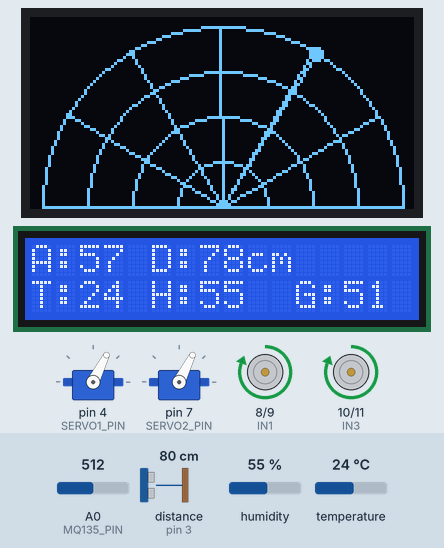
Recording of a sketch running on a simulated Arduino Uno, built with avr-gcc and run on an emulated ATmega328P. Parts: 2 × servo, 128×64 one-colour display, 16×2 character LCD, motor-driver pin pairs drawn as motors (green arrow = first pin HIGH = forward, orange = second pin HIGH = backward, longer = more drive). Wiring (inferred from the names in the program): ultrasonic range finder: trigger pin 2; echo pin 3. The test bench sets the inputs (shaded band); at power-on: distance to the obstacle (sensor on pin 3) 80 cm, temperature 24 °C, A0 (MQ135_PIN) = 512, humidity 55 %. The echo pulse lasts 58.3 µs per cm; what the sketch prints to the serial monitor is not drawn.

Above: at 1.01 s.
1.3 s: distance to the obstacle (sensor on pin 3) set to 120 cm
At 2.69 s:
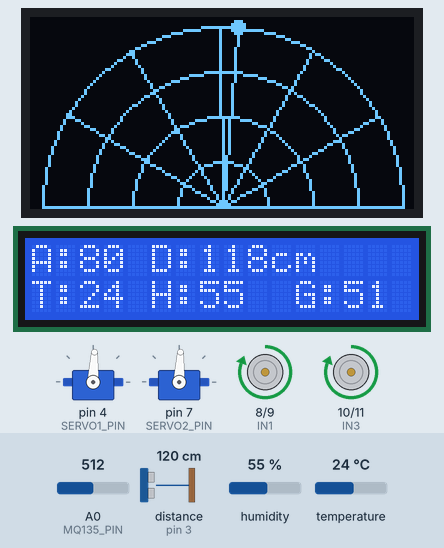
3.0 s: temperature set to 11 °C
At 5.4 s:
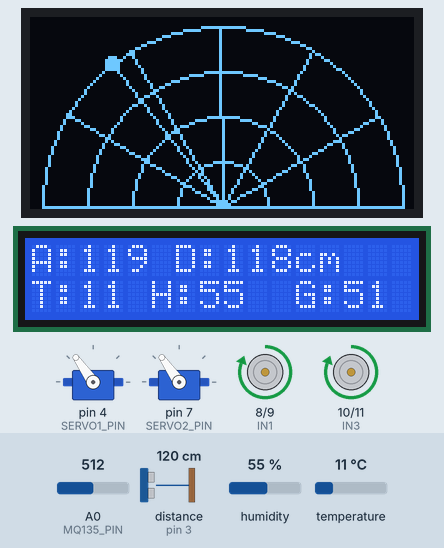
6.1 s: temperature set to 8 °C
At 7.61 s:
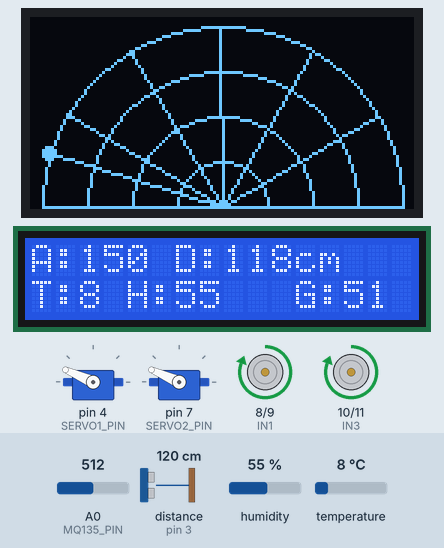
8.1 s: distance to the obstacle (sensor on pin 3) set to 9 cm
At 14.1 s:
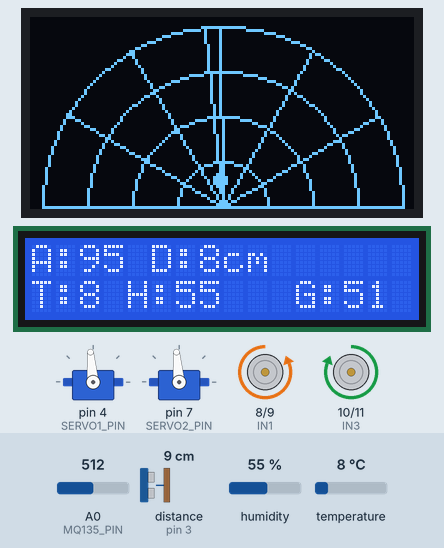
14.4 s: distance to the obstacle (sensor on pin 3) set to 60 cm
At 17.53 s:
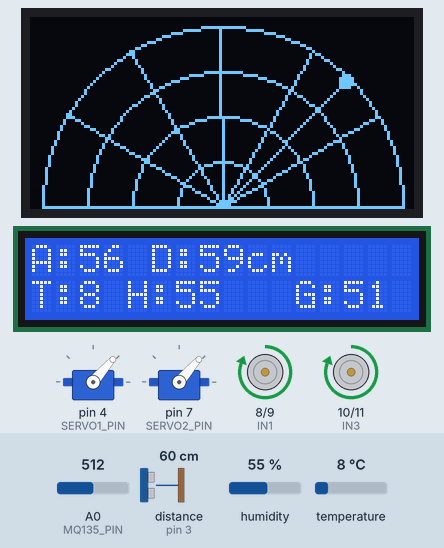
Timing chart, 0 to 21.0 s (numbered marks = the images above; inputs shaded):
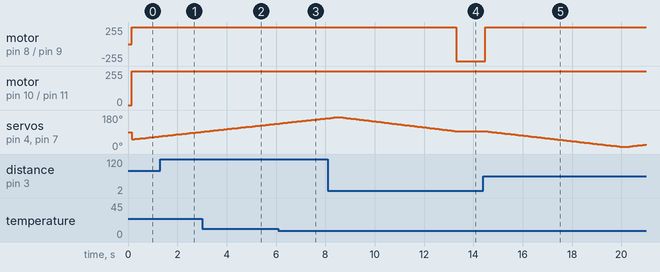

Measured:
- the behaviour switches between 10 and 9 °C on temperature (found by bisection; images 2 and 3)
- after the input at 8.1 s, motor on pin 8 (IN1) / pin 9 (IN2): forward 255/255 → backward 255/255 after 5.2 s
- after the input at 14.4 s, motor on pin 8 (IN1) / pin 9 (IN2): backward 255/255 → forward 255/255 after 0.09 s; the display: first changes after 0.09 s (image 5 shows a later state)

The sketch:

1.ino
```cpp
#include <Wire.h>
#include <Adafruit_GFX.h>
#include <Adafruit_SSD1306.h>
#include <LiquidCrystal_I2C.h>
#include <Servo.h>
#include <DHT.h>

// === OLED настройки ===
#define SCREEN_WIDTH 128
#define SCREEN_HEIGHT 64
#define OLED_RESET -1

// === DHT11 ===
#define DHTPIN 13
#define DHTTYPE DHT11
DHT dht(DHTPIN, DHTTYPE);

// === MQ135 ===
#define MQ135_PIN A0

Adafruit_SSD1306 display(SCREEN_WIDTH, SCREEN_HEIGHT, &Wire, OLED_RESET);

// === LCD ===
LiquidCrystal_I2C lcd(0x27, 16, 2);

// === Моторы ===
const int IN1 = 8;
const int IN2 = 9;
const int IN3 = 10;
const int IN4 = 11;

// === HC-SR04 ===
const int TRIG = 2;
const int ECHO = 3;
const int DISTANCE_THRESHOLD = 30;

// === Сервоприводы ===
const int SERVO1_PIN = 4;  // фронт
const int SERVO2_PIN = 7;  // радар
Servo servo1, servo2;

float angle1 = 50, step1 = 1;
float angle2 = 10, step2 = 1;

// === Таймер обновления LCD ===
unsigned long lastLCDUpdate = 0;
const unsigned long lcdInterval = 500;

void setup() {
  pinMode(IN1, OUTPUT);
  pinMode(IN2, OUTPUT);
  pinMode(IN3, OUTPUT);
  pinMode(IN4, OUTPUT);

  pinMode(TRIG, OUTPUT);
  pinMode(ECHO, INPUT);
  dht.begin();
  pinMode(MQ135_PIN, INPUT);

  servo1.attach(SERVO1_PIN);
  servo2.attach(SERVO2_PIN);

  Wire.begin();
  display.begin(SSD1306_SWITCHCAPVCC, 0x3C);
  display.clearDisplay();
  display.setTextSize(1);
  display.setTextColor(WHITE);

  lcd.init();
  lcd.backlight();

  Serial.begin(9600);
}

void loop() {
  float distance = getDistance();

  Serial.print("Расстояние: ");
  Serial.print(distance);
  Serial.println(" см");

  showRadar(distance);

  bool isMiddleAngle = (angle1 >= 85 && angle1 <= 95);
  bool isTooClose = (distance < DISTANCE_THRESHOLD);

  if (isMiddleAngle && isTooClose) {
    reverseOneMotor();
  } else {
    moveForward();
    moveServos();
  }

  if (millis() - lastLCDUpdate >= lcdInterval) {
    lastLCDUpdate = millis();
    updateLCD(distance);
  }

  delay(10);
}

float getDistance() {
  digitalWrite(TRIG, LOW);
  delayMicroseconds(2);
  digitalWrite(TRIG, HIGH);
  delayMicroseconds(10);
  digitalWrite(TRIG, LOW);

  long duration = pulseIn(ECHO, HIGH, 30000);
  return duration * 0.034 / 2;
}

void moveForward() {
  digitalWrite(IN1, HIGH);
  digitalWrite(IN2, LOW);
  digitalWrite(IN3, HIGH);
  digitalWrite(IN4, LOW);
}

void reverseOneMotor() {
  digitalWrite(IN1, LOW);
  digitalWrite(IN2, HIGH);
  digitalWrite(IN3, HIGH);
  digitalWrite(IN4, LOW);
}

void moveServos() {
  // Обновляем угол для обоих сервоприводов
  angle1 += step2;

  // Меняем направление на границах
  if (angle1 >= 170 || angle1 <= 10) {
    step2 = -step2;
    angle1 += step2;  // чтобы не залипал на границе
  }

  angle1 = constrain(angle1, 10, 170);
  angle2 = angle1;  // одинаковый угол

  servo1.write(angle1);
  servo2.write(angle2);
}


void showRadar(float d) {
  display.clearDisplay();
  const int cx = 64;
  const int cy = 63;
  const int r = 60;

  display.drawCircle(cx, cy, r, WHITE);
  display.drawCircle(cx, cy, r * 3 / 4, WHITE);
  display.drawCircle(cx, cy, r / 2, WHITE);
  display.drawCircle(cx, cy, r / 4, WHITE);

  for (int a = 0; a <= 180; a += 30) {
    float rad = radians(a);
    int x = cx + r * cos(rad);
    int y = cy - r * sin(rad);
    display.drawLine(cx, cy, x, y, WHITE);
  }

  float scannerAngle = constrain(angle2, 10, 170);  // Угол сервопривода на пине D4
  float scanDeg = map(scannerAngle, 10, 170, 0, 180);
  float rad = radians(scanDeg);
  int xScan = cx + r * cos(rad);
  int yScan = cy - r * sin(rad);
  display.drawLine(cx, cy, xScan, yScan, WHITE);

  float dd = min(d, (float)r);
  int xObj = cx + dd * cos(rad);
  int yObj = cy - dd * sin(rad);
  display.fillCircle(xObj, yObj, 2, WHITE);

  display.display();
}

void updateLCD(float distance) {
  float t = dht.readTemperature();
  float h = dht.readHumidity();
  int gasValue = analogRead(MQ135_PIN);

  lcd.clear();
  lcd.setCursor(0, 0);
  lcd.print("A:");
  lcd.print((int)angle1);
  lcd.print(" D:");
  lcd.print((int)distance);
  lcd.print("cm");

  lcd.setCursor(0, 1);
  if (!isnan(t) && !isnan(h)) {
    lcd.print("T:");
    lcd.print((int)t);
    lcd.print(" H:");
    lcd.print((int)h);
    lcd.setCursor(11, 1);
    lcd.print("G:");
    lcd.print(gasValue / 10);
  } else {
    lcd.print("DHT Ошибка ");
  }
}
```
